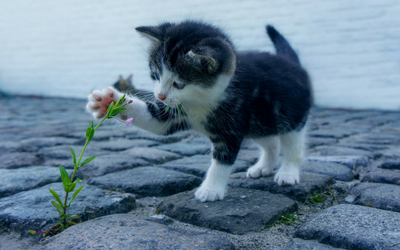
#> input picture Technniques/img/kitten.png, 400 x 250 px, found by its file name
$ python 18_colorspace.py
#> lines starting #> are read from the running program, lines starting #| are printed output that depends on the picture
import cv2 as cv
import matplotlib.pyplot as plt

img = cv.imread('img\kitten.png')
#> img is the input picture: shape (250, 400, 3); mean B, G, R 147, 128.3, 104.1
cv.imshow('Park', img)

# plt.imshow(img)
# plt.show()

# BGR to Grayscale
gray = cv.cvtColor(img, cv.COLOR_BGR2GRAY)
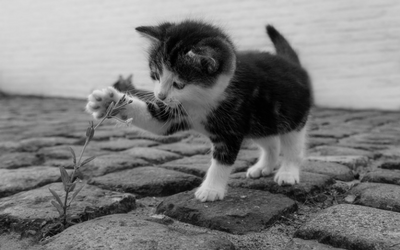
#> gray: shape (250, 400); min 0, max 225, mean 123.2
cv.imshow('Gray', gray)

# BGR to HSV
hsv = cv.cvtColor(img, cv.COLOR_BGR2HSV)
#> hsv: shape (250, 400, 3); mean H, S, V 102.6, 97.3, 148.1
cv.imshow('HSV', hsv)

# BGR to L*a*b
lab = cv.cvtColor(img, cv.COLOR_BGR2LAB)
#> lab: shape (250, 400, 3); mean of channels 0, 1, 2 131.2, 124.4, 115.1
cv.imshow('LAB', lab)

# BGR to RGB
rgb = cv.cvtColor(img, cv.COLOR_BGR2RGB)
cv.imshow('RGB', rgb)

# HSV to BGR
lab_bgr = cv.cvtColor(lab, cv.COLOR_LAB2BGR)
cv.imshow('LAB --> BGR', lab_bgr)

cv.waitKey(0)
